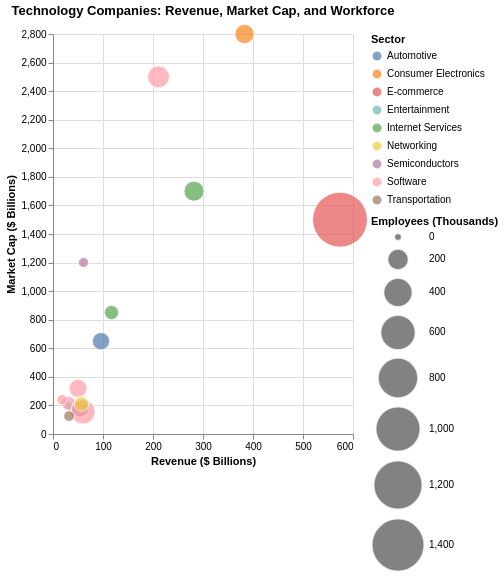

Here is the Vega-Lite specification saved for this chart:
### Vega-Lite specification from a JSON file in a GitHub repository (floating-point values rounded to 4 significant figures)
{"$schema": "https://vega.github.io/schema/vega-lite/v6.json", "_metadata": {"dataFormat": "Array of objects with 'label' (nominal identifier), 'x' (quantitative), 'y' (quantitative), 'size' (quantitative for bubble area), and 'category' (nominal for color) fields.", "customization": ["Replace 'values' array with your data", "Change field names in encoding.x.field, encoding.y.field, encoding.size.field, encoding.color.field, and tooltip fields", "Adjust encoding.x.title, encoding.y.title, encoding.size.title, and encoding.color.title", "Adjust encoding.size.scale.range to control min/max bubble sizes", "Modify title and description for your context"]}, "title": "Technology Companies: Revenue, Market Cap, and Workforce", "description": "Bubble chart showing 15 technology companies. Position encodes revenue (x) and market cap (y). Bubble area encodes employee count with perceptually-corrected sqrt scaling. Strong positive correlation between revenue and market cap. Amazon is a notable outlier with the largest workforce.", "width": "container", "height": 400, "data": {"values": [{"label": "Apple", "x": 383, "y": 2800, "size": 164, "category": "Consumer Electronics"}, {"label": "Microsoft", "x": 211, "y": 2500, "size": 221, "category": "Software"}, {"label": "Alphabet", "x": 282, "y": 1700, "size": 182, "category": "Internet Services"}, {"label": "Amazon", "x": 574, "y": 1500, "size": 1540, "category": "E-commerce"}, {"label": "Meta", "x": 117, "y": 850, "size": 77, "category": "Internet Services"}, {"label": "NVIDIA", "x": 61, "y": 1200, "size": 26, "category": "Semiconductors"}, {"label": "Tesla", "x": 96, "y": 650, "size": 128, "category": "Automotive"}, {"label": "Netflix", "x": 32, "y": 195, "size": 13, "category": "Entertainment"}, {"label": "Salesforce", "x": 31, "y": 215, "size": 73, "category": "Software"}, {"label": "Adobe", "x": 18, "y": 240, "size": 29, "category": "Software"}, {"label": "Intel", "x": 54, "y": 180, "size": 125, "category": "Semiconductors"}, {"label": "IBM", "x": 60, "y": 155, "size": 282, "category": "Software"}, {"label": "Oracle", "x": 50, "y": 320, "size": 143, "category": "Software"}, {"label": "Cisco", "x": 57, "y": 210, "size": 83, "category": "Networking"}, {"label": "Uber", "x": 32, "y": 125, "size": 32, "category": "Transportation"}]}, "mark": {"type": "point", "filled": true, "tooltip": true, "opacity": 0.7, "stroke": "#fff", "strokeWidth": 1}, "encoding": {"x": {"field": "x", "type": "quantitative", "title": "Revenue ($ Billions)", "scale": {"zero": false}}, "y": {"field": "y", "type": "quantitative", "title": "Market Cap ($ Billions)", "scale": {"zero": false}}, "size": {"field": "size", "type": "quantitative", "title": "Employees (Thousands)", "scale": {"range": [50, 3000]}}, "color": {"field": "category", "type": "nominal", "title": "Sector", "scale": {"scheme": "tableau10"}}, "tooltip": [{"field": "label", "type": "nominal", "title": "Company"}, {"field": "x", "type": "quantitative", "title": "Revenue ($B)"}, {"field": "y", "type": "quantitative", "title": "Market Cap ($B)"}, {"field": "size", "type": "quantitative", "title": "Employees (K)"}, {"field": "category", "type": "nominal", "title": "Sector"}]}}
